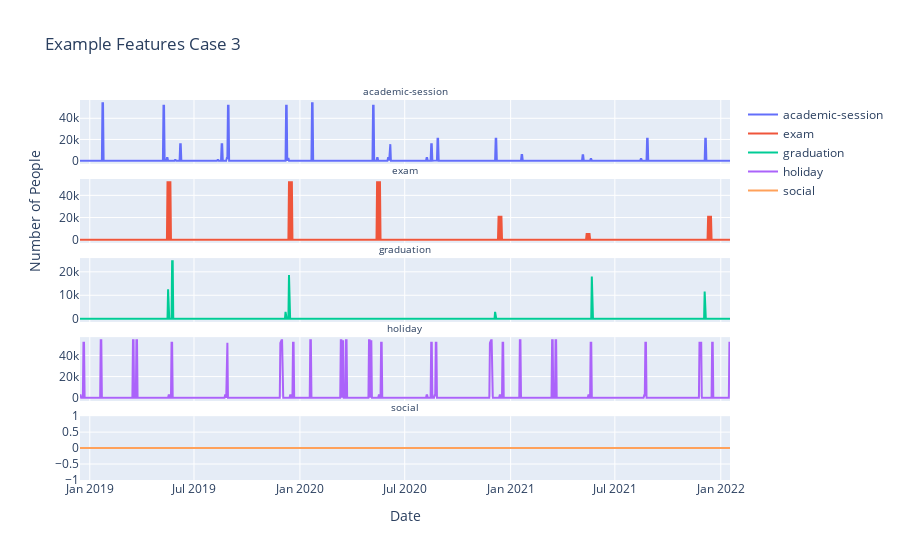

The code cell stored with this chart in its notebook:
### Code cell
plot_case_features(df_case_3, 'Case 3')

### Figure 1 — Plotly figure (JSON) as saved in the notebook; plotly's stock layout.template omitted (floating-point values rounded to 4 significant figures; data arrays with more than 128 entries replaced by an {"elided": "..."} marker saying what was removed)
{"data": [{"mode": "lines", "name": "academic-session", "type": "scatter", "x": {"elided": "1130 str values"}, "xaxis": "x", "y": {"elided": "1130 int values"}, "yaxis": "y"}, {"mode": "lines", "name": "exam", "type": "scatter", "x": {"elided": "1130 str values"}, "xaxis": "x2", "y": {"elided": "1130 int values"}, "yaxis": "y2"}, {"mode": "lines", "name": "graduation", "type": "scatter", "x": {"elided": "1130 str values"}, "xaxis": "x3", "y": {"elided": "1130 int values"}, "yaxis": "y3"}, {"mode": "lines", "name": "holiday", "type": "scatter", "x": {"elided": "1130 str values"}, "xaxis": "x4", "y": {"elided": "1130 int values"}, "yaxis": "y4"}, {"mode": "lines", "name": "social", "type": "scatter", "x": {"elided": "1130 str values"}, "xaxis": "x5", "y": {"elided": "1130 int values"}, "yaxis": "y5"}], "layout": {"annotations": [{"font": {"size": 10}, "showarrow": false, "text": "academic-session", "x": 0.5, "xanchor": "center", "xref": "paper", "y": 1, "yanchor": "bottom", "yref": "paper"}, {"font": {"size": 10}, "showarrow": false, "text": "exam", "x": 0.5, "xanchor": "center", "xref": "paper", "y": 0.792, "yanchor": "bottom", "yref": "paper"}, {"font": {"size": 10}, "showarrow": false, "text": "graduation", "x": 0.5, "xanchor": "center", "xref": "paper", "y": 0.584, "yanchor": "bottom", "yref": "paper"}, {"font": {"size": 10}, "showarrow": false, "text": "holiday", "x": 0.5, "xanchor": "center", "xref": "paper", "y": 0.376, "yanchor": "bottom", "yref": "paper"}, {"font": {"size": 10}, "showarrow": false, "text": "social", "x": 0.5, "xanchor": "center", "xref": "paper", "y": 0.168, "yanchor": "bottom", "yref": "paper"}], "title": {"text": "Example Features Case 3"}, "xaxis": {"anchor": "y", "domain": [0, 1], "matches": "x5", "showticklabels": false}, "xaxis2": {"anchor": "y2", "domain": [0, 1], "matches": "x5", "showticklabels": false}, "xaxis3": {"anchor": "y3", "domain": [0, 1], "matches": "x5", "showticklabels": false}, "xaxis4": {"anchor": "y4", "domain": [0, 1], "matches": "x5", "showticklabels": false}, "xaxis5": {"anchor": "y5", "domain": [0, 1], "title": {"text": "Date"}}, "yaxis": {"anchor": "x", "domain": [0.832, 1]}, "yaxis2": {"anchor": "x2", "domain": [0.624, 0.792], "title": {"text": "Number of People"}}, "yaxis3": {"anchor": "x3", "domain": [0.416, 0.584]}, "yaxis4": {"anchor": "x4", "domain": [0.208, 0.376]}, "yaxis5": {"anchor": "x5", "domain": [0, 0.168]}}}
